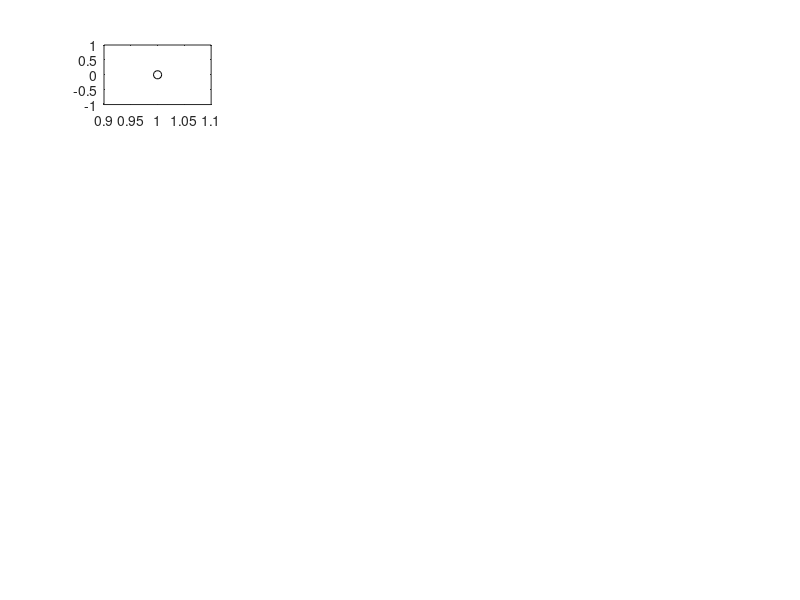

The MATLAB source for this figure: (Note: this script raises an error after producing the figure.)
function q_pathfound = arNEBAnalyPlot
% Analysis plot and quality control polts for the current NEB for all
% spring constants


global ar

figure

nrow = 5;
ncol = 4;

legcell = {};

legcell{1} =  ['direct path ' ];

subplot(nrow,ncol,1)

plot( 1, 0, '-ok' )
hold on

tmpchi = ar.merger.neb.ini.chi2_step;

subplot(nrow, ncol, [2 3])
plot(tmpchi, '-ok')
hold on
plot([1 length(tmpchi)],[tmpchi(end) tmpchi(end) ] , '.k')
plot([1 length(tmpchi)],[tmpchi(1) tmpchi(1) ] , '.k')
ylabel( 'chi 2' )
xlabel( 'steps' )
title('paths')
 

tmpresult =  ar.merger.neb.ps_init;
for i = 1:size(tmpresult,1)-1
    tmpstepsize(i) = norm(tmpresult(i,:) - tmpresult(i+1,:));
end

subplot(nrow, ncol, 5)
plot(tmpstepsize, '-xk')
hold on
ylabel('stepsize')
xlabel('step')

subplot(nrow, ncol, 13)
plot(tmpstepsize-mean(tmpstepsize), '-xk')
hold on
ylabel('stepsize')
xlabel('step')


% below start and end?   
init_q_below_chi2 = sum(tmpchi > ...
    max(tmpchi(1),tmpchi(end))) < 1;

% tolerance for monotocitiy test
init_q_monotonic = check_monotonicity_path(tmpchi, ...
    max( abs(tmpchi(1)-tmpchi(end))/50, 1e-4));


subplot(nrow, ncol, 17)
plot(-10, init_q_below_chi2, '-xk')
hold on

   subplot(nrow, ncol, 18)
plot(-10, init_q_monotonic, '-xk')
hold on



for i_spr = 1:length(ar.merger.neb.spr)
    
    legcell{i_spr+1} =  ['k = ' num2str(ar.merger.neb.spr(i_spr).springconst)];
    subplot(nrow,ncol,1)
    plot( 1, ar.merger.neb.spr(i_spr).springconst,'-o' )
    hold on
    legend(legcell,'Location','southoutside')  
    
    tmpchi = ar.merger.neb.spr(i_spr).chi2s;
    
    subplot(nrow, ncol, [2 3])
    plot(tmpchi, '-*')
    hold on
    plot([1 length(tmpchi)],[tmpchi(end) tmpchi(end) ] , '--k')
    plot([1 length(tmpchi)],[tmpchi(1) tmpchi(1) ] , '--k')
    ylabel( 'chi 2' )
    xlabel( 'steps' )
    title('paths')
 
    chi2_sum(i_spr) = sum(tmpchi);
    chi2_max(i_spr) = max(tmpchi);
    chi2_sum_norm(i_spr) = sum(tmpchi)/length(tmpchi);
    chi2_toolarge(i_spr) = sum(tmpchi > max(tmpchi(1),tmpchi(end)));
    
    
    subplot(nrow, ncol, 4)
    plot(ar.merger.neb.spr(i_spr).res./ar.merger.neb.spr(i_spr).springconst,'-o')
    hold on
    title('residuals / springsize')
    
    subplot(nrow, ncol, 12)
    plot(abs(ar.merger.neb.spr(i_spr).res)./ar.merger.neb.spr(i_spr).springconst,'-o')
    hold on
    title('residuals / springsize')
    
    tmpresult =  ar.merger.neb.spr(i_spr).ps_result;
    for i = 1:size(tmpresult,1)-1
        tmpstepsize(i) = norm(tmpresult(i,:) - tmpresult(i+1,:));
    end
    subplot(nrow, ncol, 5)
    plot(tmpstepsize, '-x')
    hold on
    ylabel('stepsize')
    xlabel('step')
    
    subplot(nrow, ncol, 13)
    plot(tmpstepsize-mean(tmpstepsize), '-x')
    hold on
    ylabel('stepsize')
    xlabel('step')
    
    subplot(nrow, ncol, 6)
    hist(tmpstepsize)
    hold on
    xlabel('stepsize')

    springconst(i_spr) = ar.merger.neb.spr(i_spr).springconst;
    step_mean(i_spr) = mean(tmpstepsize);
    step_std(i_spr) = std(tmpstepsize);
    step_cov(i_spr) = std(tmpstepsize)/mean(tmpstepsize);
    
    
    % below start and end?   
    q_below_chi2(i_spr) = sum(tmpchi > ...
        max(tmpchi(1),tmpchi(end))) < 1;
    
    % tolerance for monoticitiy test
    q_monotonic(i_spr) = check_monotonicity_path(tmpchi, ...
        max( abs(tmpchi(1)-tmpchi(end))/50, 1e-4));
    
    % stepsize not too extreme
    q_stepextreme(i_spr) = ...
    sum( tmpstepsize > 0.3 * ( norm(tmpresult(1,:) - tmpresult(end,:))) )  < 1;
    
    
end


if exist('springconst')

    subplot(nrow, ncol, 7)
    plot(springconst, step_mean, 'o-k')
    hold on
    plot(springconst, step_std, 'x:k')
    plot(springconst, step_cov, '*-k')
    
    xlabel('step')
    title('step sizes : o mean, x, std, * c.o.v')
    
    subplot(nrow, ncol, 8)
    plot(springconst, chi2_sum, 'o-k')
    hold on
    title('chi2 summe')
    
    subplot(nrow, ncol, 9)
    plot(springconst, chi2_max, 'x:k')
        title('chi2 max')
    
    subplot(nrow, ncol, 10)
    plot(springconst, chi2_sum_norm, '*-k')
        title('chi2 normierte summe')
        
    subplot(nrow, ncol, 11)
    plot(springconst, chi2_toolarge, '*-k')
        title('chi2 groesser endpunkte')

        
        
    subplot(nrow, ncol, 17)
    plot(-10, init_q_below_chi2, '-xk')
    hold on
    plot(springconst, q_below_chi2, '-o')
    hold on 
    title('below chi2')
    
    subplot(nrow, ncol, 18)
    plot(-10, init_q_monotonic, '-xk')
    hold on
    plot(springconst, q_monotonic, '-o')
    hold on     
    title('monotonic')
    
    subplot(nrow, ncol, 19)   
    plot(springconst, q_stepextreme, '-o')
    hold on     
    title('stepsize not too extreme')
    
   	subplot(nrow, ncol, 20)   
    plot(springconst, q_stepextreme .* q_monotonic .* q_below_chi2, '-o')
    hold on     
    title('total good path')
 
    
    q_pathfound = sum(q_stepextreme .* q_monotonic .* q_below_chi2) > 0;
end


end

